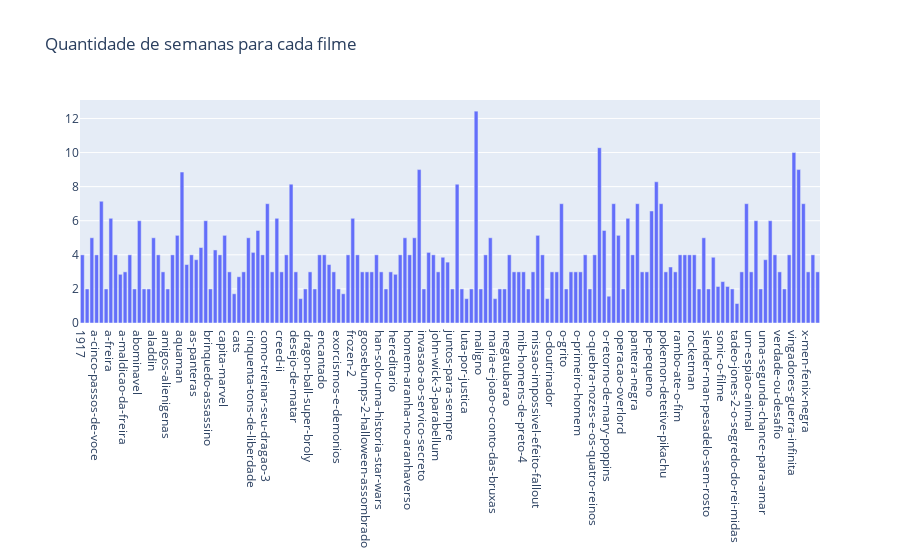

The notebook cell this image was saved under:
### Code cell
agrupado_slug_data = train_featured.groupby(['slug','data'])['qtdIngressos'].sum().reset_index()

agrupando_por_data = agrupado_slug_data.groupby(['slug'])['data'].count().reset_index()

agrupando_por_data['semanas'] = agrupando_por_data['data'] / 7

agrupando_por_data.sort_values("data", axis=0, ascending = True)

agrupando_por_data_sem_semanas = agrupando_por_data.loc[agrupando_por_data['semanas'] > 1]

configure_plotly_browser_state()

trace_scatter = go.Bar(x = agrupando_por_data_sem_semanas['slug'],
                           y = agrupando_por_data_sem_semanas.semanas)

data = [trace_scatter]

layout = go.Layout(title='Quantidade de semanas para cada filme')

fig = go.Figure(data=data, layout=layout)

py.iplot(fig)

### Figure 1 — Plotly figure (JSON) as saved in the notebook; plotly's stock layout.template omitted (floating-point values rounded to 4 significant figures; data arrays with more than 128 entries replaced by an {"elided": "..."} marker saying what was removed)
{"data": [{"y": {"elided": "156 float values"}, "x": {"elided": "156 str values"}, "type": "bar"}], "layout": {"title": {"text": "Quantidade de semanas para cada filme"}}}
